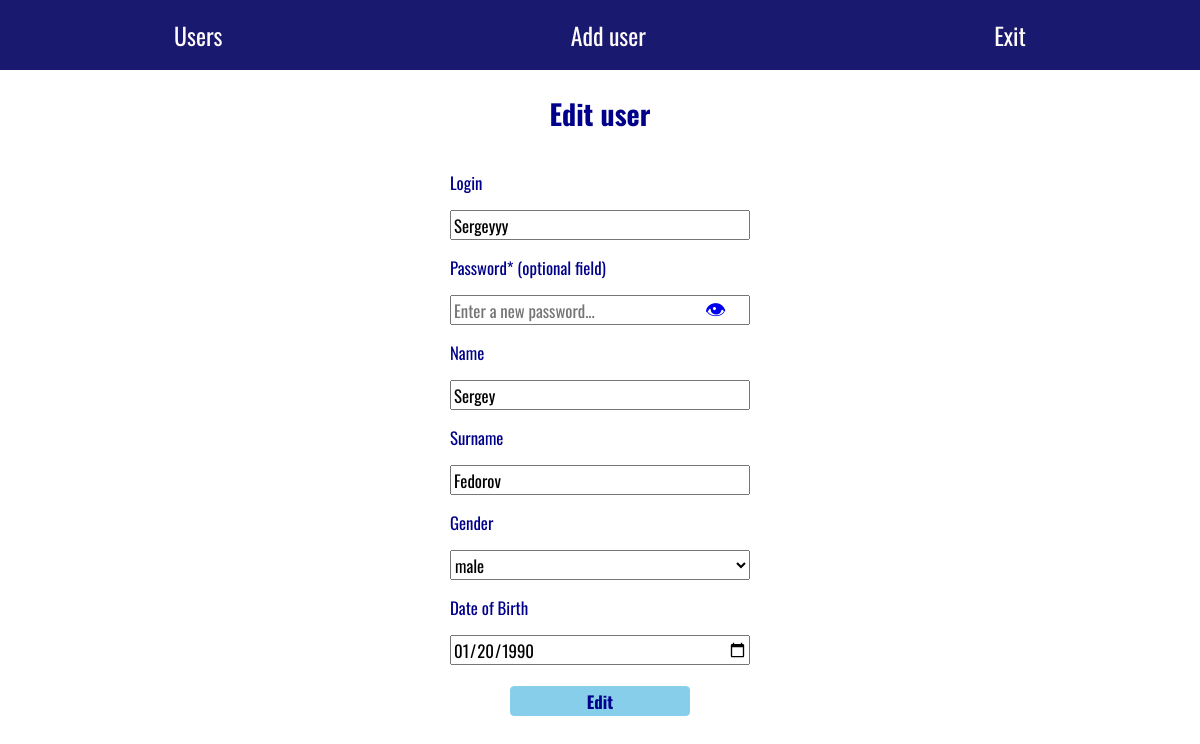
Screenshot of /admin/edit/24 (signed in) with the database file from the repository.
### tables this page shows
CREATE TABLE `users` (
  `id` int(10) UNSIGNED NOT NULL,
  `login` varchar(10) NOT NULL,
  `password` varchar(255) NOT NULL,
  `name` varchar(50) NOT NULL,
  `surname` varchar(50) NOT NULL,
  `gender` varchar(10) NOT NULL,
  `DOB` date NOT NULL
);

### application/controllers/AdminController.php (called while the page is built, shortened)
<?php
class AdminController extends Controller
{
	public function editAction()
	{
		$err_inp = [
			'error' => [],
			'data' => $this->model->postDate($this->route['id'])[0]
		];
		$this->view->render('Edit user',$err_inp);
	}
}

### index.php (called while the page is built, shortened)
<?php
spl_autoload_register(function ($class){
	$path = str_replace('\\','/',$class.'.php');
});
$router = new Router;
$router -> run();

### application/lib/Db.php (called while the page is built, shortened)
<?php
class Db
{
	protected $db;
	function __construct()
	{
		$config = require 'application/config/db.php';
		$this->db = new PDO('mysql:host='.$config['host'].';dbname='.$config['db'].'',$config['username'],$config['password'],$config['options']);
		$this->db -> exec("set names utf8");
	}
	public function dbCheckError($query)
	{
		$errInfo = $query->errorInfo();
		return true;
	}
	public function selectAll($table, $params = [])
	{
		$sql = "SELECT * FROM $table";
		if (!empty($params))
		{
			$i=0;
			foreach($params as $key => $value)
			{
				if ($i===0)
				{
					$sql = $sql . " WHERE $key = $value";
				}
				else
				{
					$sql = $sql . " AND $key = $value";
				}
				$i++;
			}
		}
		$query = $this -> db -> prepare($sql);
		$query->execute();
		return $query -> fetchAll();
	}
}

### application/config/db.php (called while the page is built)
<?php
return  [
	"host" => "localhost",
	"username" => "root",
	"password" => "mysql",
	"db" => "sibers",
	"options" => [PDO::ATTR_ERRMODE => PDO::ERRMODE_EXCEPTION,
		PDO::ATTR_DEFAULT_FETCH_MODE => PDO::FETCH_ASSOC]
];

### application/models/Admin.php (called while the page is built, shortened)
<?php
class Admin extends Model
{
	public function postDate($id)
	{
		return $this->db->selectAll('users', ['id' => $id]);
	}
}

### application/core/Controller.php (called while the page is built, shortened)
<?php
abstract class Controller
{
	public function __construct($route)
	{
		$this->route = $route;
		$this->model = $this->loadModel($route['controller']);
	}
	public function loadModel($name)
	{
		$path = 'application\models\\'.ucfirst($name);
		if (class_exists($path))
		{
			return new $path;
		}
	}
}

### application/core/Model.php (called while the page is built, shortened)
<?php
abstract class Model
{
	public function __construct()
	{
		$this->db = new Db;
	}
}

### application/views/admin/edit.php (the view, shortened to what this page needs)
<form class="formm" action="/admin/edit/<?= $data['id']; ?>" method="post">
	<h2 class="titlee">Edit user</h2>
	<div>
        <label class="labell">Login</label>
        <br>
        <input class="inputt <?= isset($error['login'])?err:null; ?>" name="login" type="text" placeholder="Enter a new login..." value="<?= $data['login']??null; ?>"/>
    </div>
    <div>
        <label class="labell">Password* (optional field)</label>
        <br>
        <div class="blockk">
            <input id="password-input" class="inputt <?= isset($error['password'])?err:null; ?>" name="password" type="password" placeholder="Enter a new password..." value="<?= $data['new_pass']??null; ?>"/>
            <a href="#" onclick="return show_hide_password(this);">&#128065;</a>
        </div>
    </div>
    <div>
        <label class="labell">Name</label>
        <br>
        <input class="inputt <?= isset($error['name'])?err:null; ?>" name="name" type="text" placeholder="Enter a new name..." value="<?= $data['name']??null; ?>"/>
    </div>
    <div>
        <label class="labell">Surname</label>
        <br>
        <input class="inputt <?= isset($error['surname'])?err:null; ?>" name="surname" type="text" placeholder="Enter a new surname..." value="<?= $data['surname']??null; ?>"/>
    </div>
    <div>
        <label class="labell">Gender</label>
        <br>
        <select class="inputt" name="gender">
			<option <?= (isset($data['gender']) && $data['gender'] == 'male')?'selected':null;  ?>>male</option>
		</select>
    </div>
    <div>
        <label class="labell">Date of Birth</label>
        <br>
        <input class="inputt <?= isset($error['DOB'])?err:null; ?>" name="DOB" type="date" value="<?= $data['DOB']??date("Y-m-d"); ?>" required oninvalid="this.setCustomValidity('Error!!!')" oninput="setCustomValidity('')" min="1900-01-01"/>
    </div>
    <button class="buttonn" type="submit">Edit</button>
</form>

### public/styles/style.css (style rules this page uses)
html { font-size: 14px; }
body { margin: 0px; }
* { box-sizing: border-box; }
.titlee { font-size: 2rem; font-family: 'Oswald', sans-serif; color: #00008B; text-align: center; margin-bottom: 50px; }
.labell { font-size: 1.2rem; font-family: 'Oswald', sans-serif; color: #00008B; }
.inputt { width: 100%; height: 30px; font-family: 'Oswald', sans-serif; font-size: 1.2rem; margin: 15px 0px; }
.buttonn { display: block; margin:20px auto; width:60%; height:30px; font-size:1.2rem; font-weight:bold; font-family: 'Oswald', sans-serif; color: #00008B; background: #87CEEB; border:1px solid #87CEEB; border-radius: 4px; }
.formm { width: 25%; margin:0px auto; }
.blockk { position:relative; }
.blockk>a { position: absolute; left: 85%; top: 25%; text-decoration: none; font-size:1.5rem; }

### rows the page displays
users: login "Sergeyyy", name "Sergey", surname "Fedorov", gender "male", DOB "01/20/1990"
